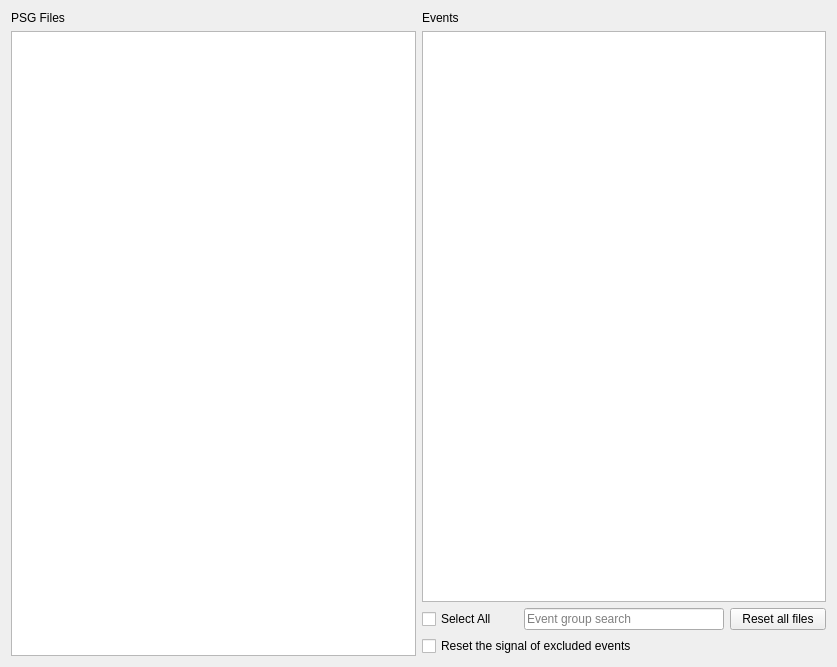
<?xml version="1.0" encoding="UTF-8"?>
<ui version="4.0">
 <class>AnnotationsSelection</class>
 <widget class="QWidget" name="AnnotationsSelection">
  <property name="geometry">
   <rect>
    <x>0</x>
    <y>0</y>
    <width>837</width>
    <height>667</height>
   </rect>
  </property>
  <property name="windowTitle">
   <string>Form</string>
  </property>
  <layout class="QHBoxLayout" name="horizontalLayout_2">
   <item>
    <layout class="QVBoxLayout" name="verticalLayout">
     <item>
      <widget class="QLabel" name="label">
       <property name="font">
        <font>
         <weight>50</weight>
         <italic>false</italic>
         <bold>false</bold>
        </font>
       </property>
       <property name="text">
        <string>PSG Files</string>
       </property>
      </widget>
     </item>
     <item>
      <widget class="QListView" name="file_listview">
       <property name="editTriggers">
        <set>QAbstractItemView::NoEditTriggers</set>
       </property>
       <property name="selectionMode">
        <enum>QAbstractItemView::ExtendedSelection</enum>
       </property>
       <property name="selectionBehavior">
        <enum>QAbstractItemView::SelectItems</enum>
       </property>
      </widget>
     </item>
    </layout>
   </item>
   <item>
    <layout class="QVBoxLayout" name="verticalLayout_2">
     <item>
      <widget class="QLabel" name="label_2">
       <property name="font">
        <font>
         <weight>50</weight>
         <italic>false</italic>
         <bold>false</bold>
        </font>
       </property>
       <property name="text">
        <string>Events</string>
       </property>
      </widget>
     </item>
     <item>
      <widget class="QTreeView" name="event_treeview">
       <property name="editTriggers">
        <set>QAbstractItemView::NoEditTriggers</set>
       </property>
       <property name="dragDropMode">
        <enum>QAbstractItemView::NoDragDrop</enum>
       </property>
       <property name="selectionMode">
        <enum>QAbstractItemView::SingleSelection</enum>
       </property>
       <property name="selectionBehavior">
        <enum>QAbstractItemView::SelectItems</enum>
       </property>
      </widget>
     </item>
     <item>
      <layout class="QHBoxLayout" name="horizontalLayout">
       <item>
        <widget class="QCheckBox" name="select_all_checkBox">
         <property name="text">
          <string>Select All</string>
         </property>
        </widget>
       </item>
       <item>
        <widget class="QLineEdit" name="search_lineEdit">
         <property name="maximumSize">
          <size>
           <width>200</width>
           <height>16777215</height>
          </size>
         </property>
         <property name="placeholderText">
          <string>Event group search</string>
         </property>
        </widget>
       </item>
       <item>
        <widget class="QPushButton" name="reset_all_files_pushButton">
         <property name="text">
          <string>Reset all files</string>
         </property>
        </widget>
       </item>
      </layout>
     </item>
     <item>
      <widget class="QCheckBox" name="reset_excl_event_checkBox">
       <property name="text">
        <string>Reset the signal of excluded events </string>
       </property>
      </widget>
     </item>
    </layout>
   </item>
  </layout>
 </widget>
 <resources>
  <include location="../../../../../snooz-toolbox/src/main/python/ui/themes/themes.qrc"/>
 </resources>
 <connections>
  <connection>
   <sender>file_listview</sender>
   <signal>clicked(QModelIndex)</signal>
   <receiver>AnnotationsSelection</receiver>
   <slot>on_file_selected()</slot>
   <hints>
    <hint type="sourcelabel">
     <x>109</x>
     <y>177</y>
    </hint>
    <hint type="destinationlabel">
     <x>213</x>
     <y>177</y>
    </hint>
   </hints>
  </connection>
  <connection>
   <sender>select_all_checkBox</sender>
   <signal>stateChanged(int)</signal>
   <receiver>AnnotationsSelection</receiver>
   <slot>on_select_all_events()</slot>
   <hints>
    <hint type="sourcelabel">
     <x>287</x>
     <y>280</y>
    </hint>
    <hint type="destinationlabel">
     <x>240</x>
     <y>164</y>
    </hint>
   </hints>
  </connection>
  <connection>
   <sender>reset_all_files_pushButton</sender>
   <signal>clicked()</signal>
   <receiver>AnnotationsSelection</receiver>
   <slot>on_reset_all_files()</slot>
   <hints>
    <hint type="sourcelabel">
     <x>541</x>
     <y>404</y>
    </hint>
    <hint type="destinationlabel">
     <x>298</x>
     <y>226</y>
    </hint>
   </hints>
  </connection>
  <connection>
   <sender>search_lineEdit</sender>
   <signal>textEdited(QString)</signal>
   <receiver>AnnotationsSelection</receiver>
   <slot>search_pattern_slot()</slot>
   <hints>
    <hint type="sourcelabel">
     <x>526</x>
     <y>614</y>
    </hint>
    <hint type="destinationlabel">
     <x>418</x>
     <y>333</y>
    </hint>
   </hints>
  </connection>
 </connections>
 <slots>
  <slot>on_file_selected()</slot>
  <slot>on_event_selected()</slot>
  <slot>on_select_all_events()</slot>
  <slot>on_apply_to_all_files()</slot>
  <slot>on_reset_all_files()</slot>
  <slot>search_pattern_slot()</slot>
 </slots>
</ui>
